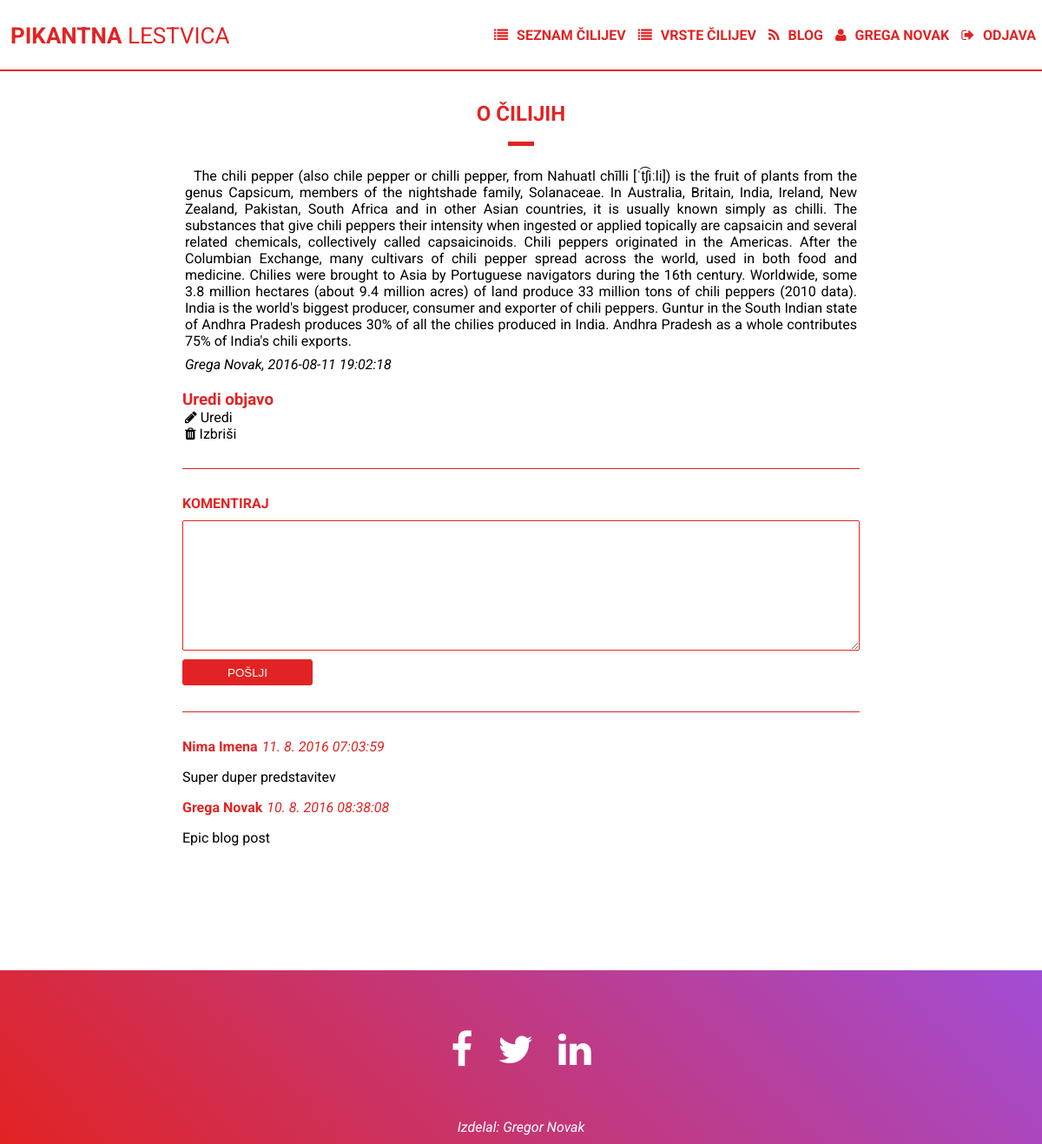
Page /blog_post.php?id=1 (signed in) on the committed database.
### tables this page shows
CREATE TABLE `blog_users` (
  `id_blog_users` int(11) NOT NULL,
  `id_users` int(11) NOT NULL,
  `id_blog` int(11) NOT NULL
);

CREATE TABLE `blog` (
  `id_blog` int(11) NOT NULL,
  `blog_title` varchar(120) NOT NULL,
  `blog_content` text NOT NULL,
  `date_added` timestamp NOT NULL DEFAULT CURRENT_TIMESTAMP ON UPDATE CURRENT_TIMESTAMP
);

CREATE TABLE `users` (
  `id_users` int(11) NOT NULL,
  `first_name` varchar(40) DEFAULT NULL,
  `last_name` varchar(60) DEFAULT NULL,
  `email` varchar(50) NOT NULL,
  `pass` varchar(100) NOT NULL,
  `admin` int(11) NOT NULL DEFAULT '0'
);

CREATE TABLE `comments` (
  `id_comments` int(11) NOT NULL,
  `comment` text,
  `date_added` timestamp NOT NULL DEFAULT CURRENT_TIMESTAMP ON UPDATE CURRENT_TIMESTAMP,
  `id_users` int(11) DEFAULT NULL,
  `id_chillis` int(11) DEFAULT NULL,
  `id_blog` int(11) DEFAULT NULL
);

### blog_post.php (the view, shortened to what this page needs)
<?php
    include_once './database.php';
    include_once './header.php';
    $user_id = $_SESSION['user_id'];
    $post_id = (int) $_GET['id'];
    $query = "SELECT b.blog_title, b.blog_content, b.date_added, bu.id_users, bu.id_blog, u.first_name, u.last_name FROM blog_users bu INNER JOIN users u ON bu.id_users=u.id_users INNER JOIN blog b ON bu.id_blog=b.id_blog WHERE b.id_blog='$post_id'";
    $result = mysqli_query($link, $query);
    $post = mysqli_fetch_array($result);
?>
<div class="chili-container">
    <div class="chili-container-inner">
        <div class="chili-name">
            <h2><?php echo $post['blog_title'];?></h2>
        </div>
        <hr class="chili-hr">
        <div class="chili-details">
            <div class="chili-description">
                <p class="chili-paragraphs" style="text-indent: 10px;"><?php echo $post['blog_content']; ?></p>
            </div>
            <div class="chili-user">
                <p class="chili-paragraphs" style="margin-top: 8px;"><i><?php echo $post['first_name'].' '.$post['last_name']. ', ' .$post['date_added']; ?></i></p>
            </div>
            <?php
                if ($post['id_users'] == $user_id){
            ?>
            <div class="chili-change">
                <h3 class="chili-headings">Uredi objavo</h3>
                <p class="chili-paragraphs"><a href="post_edit.php?id=<?php echo $post_id; ?>"><i class="fa fa-pencil"></i> Uredi</a></p>
                <p class="chili-paragraphs"><a href="post_delete.php?id=<?php echo $post_id; ?>"><i class="fa fa-trash"></i> Izbriši</a></p>
            </div>
            <?php
                }
            ?>
        </div>
        <hr class="chili-hr">
        <div class="chili-comment-container">
            <form action="insert_post_comment.php" method="post">
                <label for="comment">Komentiraj</label>
                <textarea name="comment"></textarea>
                <input class="comment-button" type="submit" value="Pošlji" />
            </form>
        </div>
        <hr class="chili-hr">
        <div class="chili-comments">
        <?php
            $query = "SELECT u.first_name, u.last_name, c.comment, c.date_added FROM comments c INNER JOIN users u ON c.id_users=u.id_users WHERE id_blog='$post_id' ORDER BY c.date_added DESC";
            $result = mysqli_query($link, $query);
            while($comment = mysqli_fetch_array($result)) {
        ?>
            <div class="user-comment">
                <span class="user-name"><?php echo $comment['first_name']. ' '. $comment['last_name'];?></span><span class="comment-date"><?php echo date("d. n. Y h:i:s",strtotime($comment['date_added']));?></span>
                <p><?php echo $comment['comment']; ?></p>
            </div>
        <?php
            }
        ?>
        </div>
    </div>
</div>
<?php
    include_once './footer.php';
?>

### rows in the picture
blog_users: id_blog.blog_title "O ČILIJIH", id_blog.blog_content "The chili pepper (also chile pepper or chilli pepper, from Nahuatl chīlli [ˈt͡ʃiːli]) is the fruit of plants from the genus Capsicum, members of the nightshade family, Solanaceae. In Australia, Britain, India, Ireland, New Zealand, Pakistan, South Africa and in other Asian countries, it is usually known simply as chilli. The substances that give chili peppers their intensity when ingested or applied topically are capsaicin and several related chemicals, collectively called capsaicinoids. Chili peppers originated in the Americas. After the Columbian Exchange, many cultivars of chili pepper spread across the world, used in both food and medicine. Chilies were brought to Asia by Portuguese…", id_users.first_name "Grega", id_users.last_name "Novak", id_blog.date_added "2016-08-11 19:02:18"
comments: id_users.first_name "Nima", id_users.last_name "Imena", date_added "11. 8. 2016 07:03:59", comment "Super duper predstavitev"
comments: id_users.first_name "Grega", id_users.last_name "Novak", date_added "10. 8. 2016 08:38:08", comment "Epic blog post"

### other values in the picture
$_SESSION['username'] "GREGA NOVAK"
